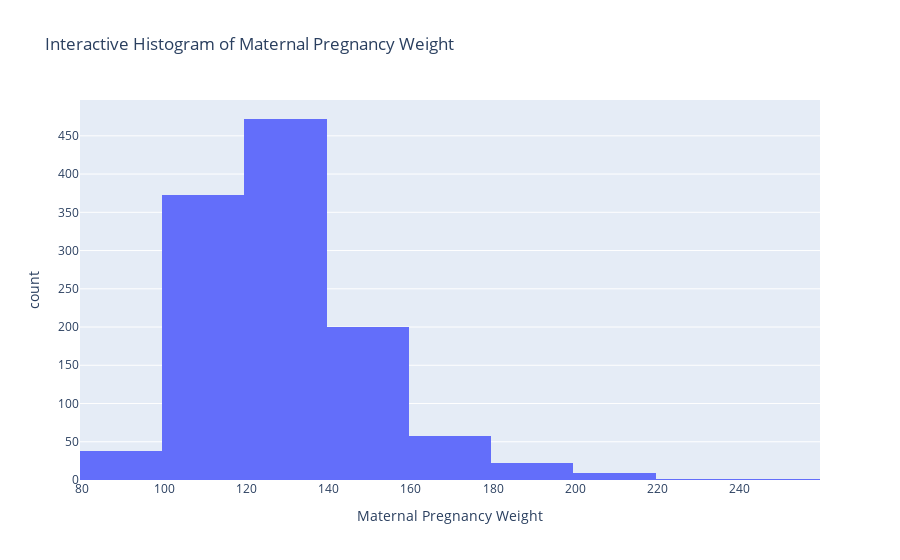

The code cell stored with this chart in its notebook:
### Code cell
# Interactive histogram using Plotly
fig = px.histogram(baby, x="Maternal Pregnancy Weight", nbins=10, title="Interactive Histogram of Maternal Pregnancy Weight")
fig.show()

### Figure 1 — Plotly figure (JSON) as saved in the notebook; plotly's stock layout.template omitted (floating-point values rounded to 4 significant figures; data arrays with more than 128 entries replaced by an {"elided": "..."} marker saying what was removed)
{"data": [{"alignmentgroup": "True", "bingroup": "x", "hovertemplate": "Maternal Pregnancy Weight=%{x}<br>count=%{y}<extra></extra>", "legendgroup": "", "marker": {"color": "#636efa", "pattern": {"shape": ""}}, "name": "", "nbinsx": 10, "offsetgroup": "", "orientation": "v", "showlegend": false, "type": "histogram", "x": {"elided": "1174 int values"}, "xaxis": "x", "yaxis": "y"}], "layout": {"barmode": "relative", "legend": {"tracegroupgap": 0}, "title": {"text": "Interactive Histogram of Maternal Pregnancy Weight"}, "xaxis": {"anchor": "y", "domain": [0, 1], "title": {"text": "Maternal Pregnancy Weight"}}, "yaxis": {"anchor": "x", "domain": [0, 1], "title": {"text": "count"}}}}
